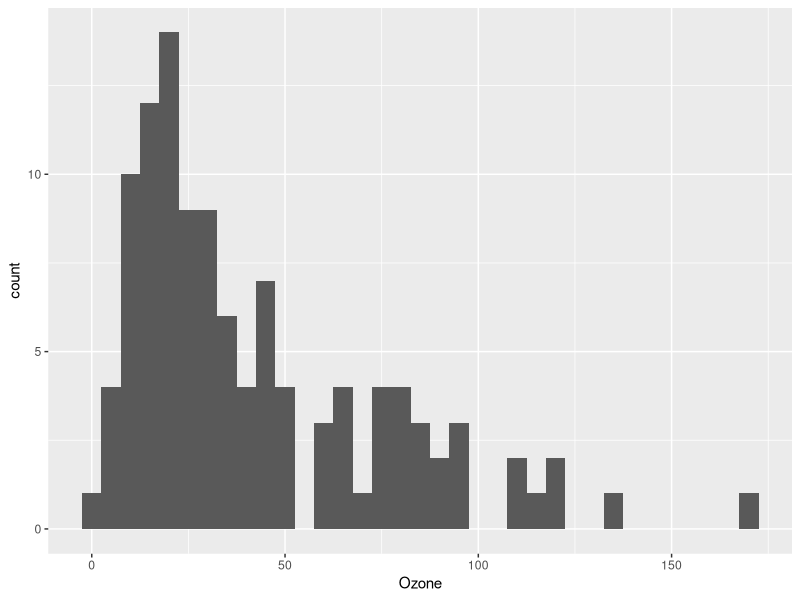
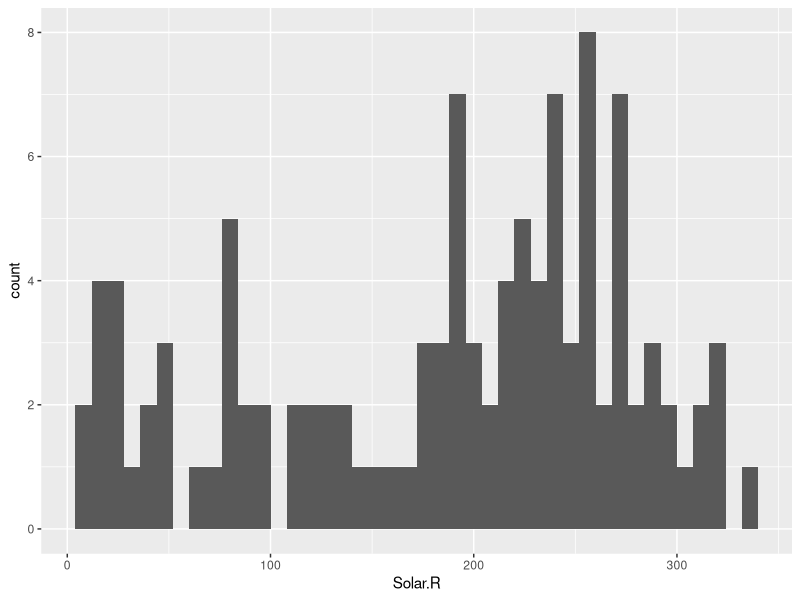
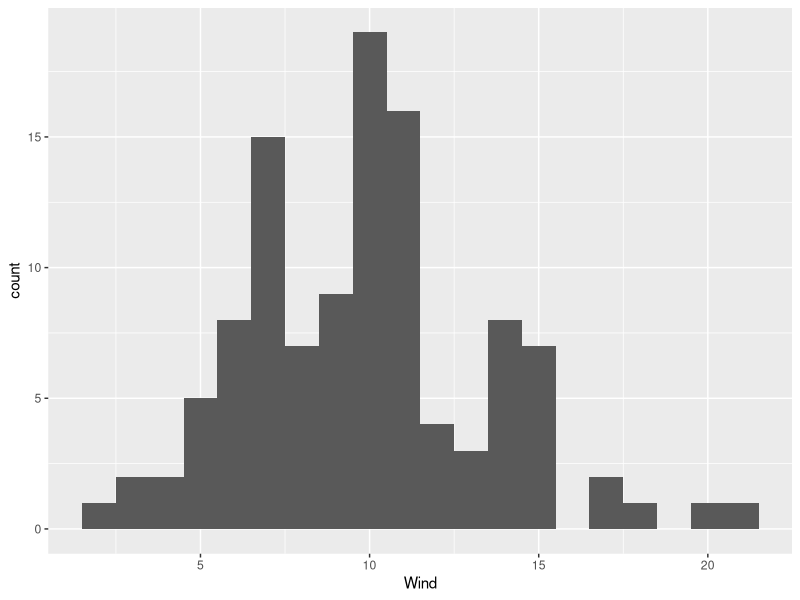
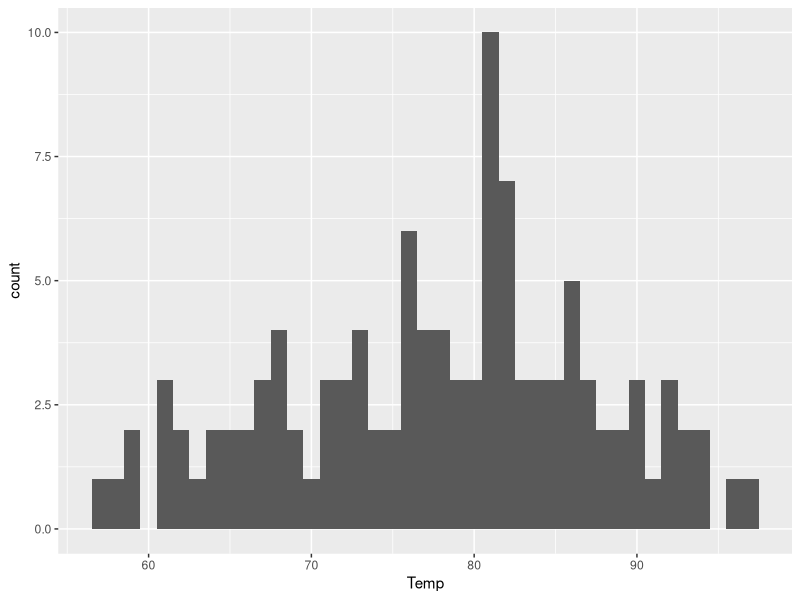
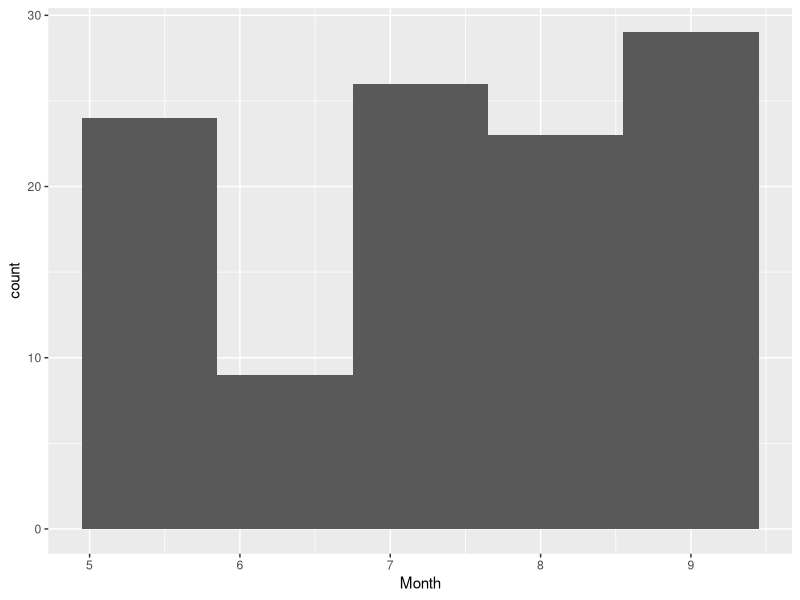
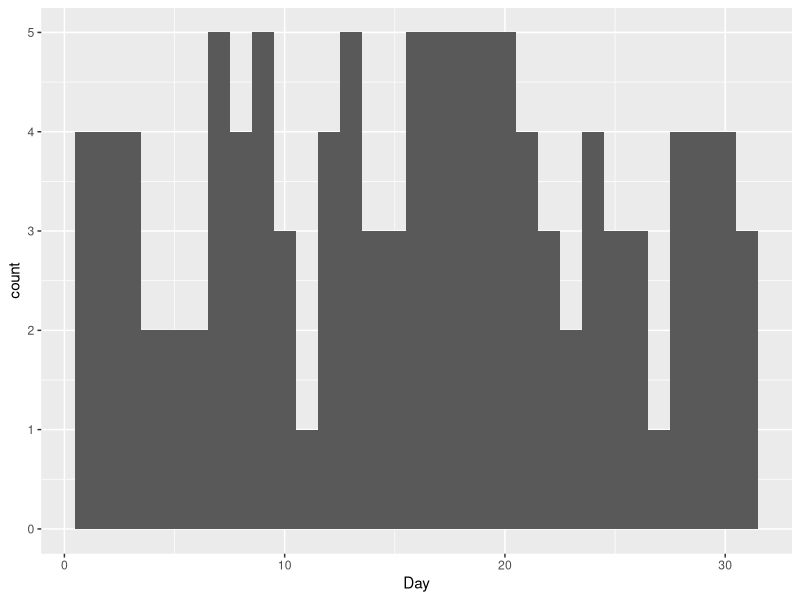
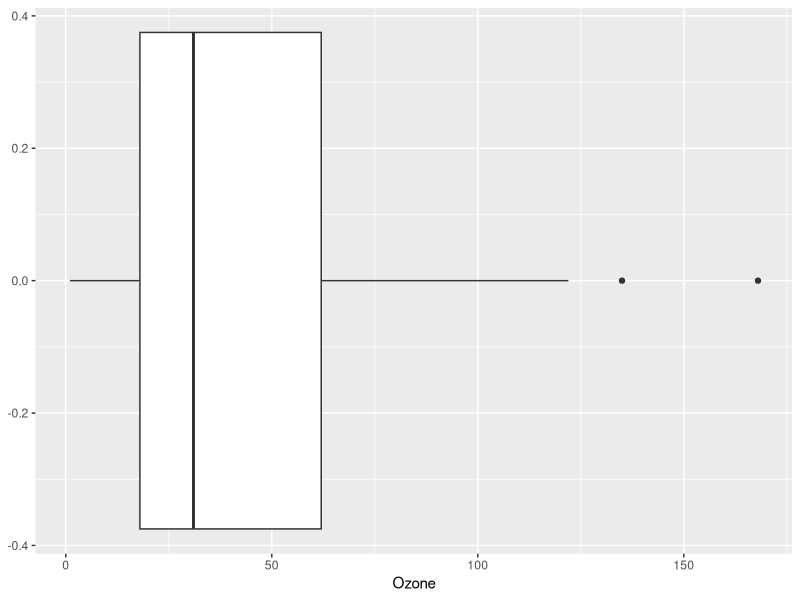
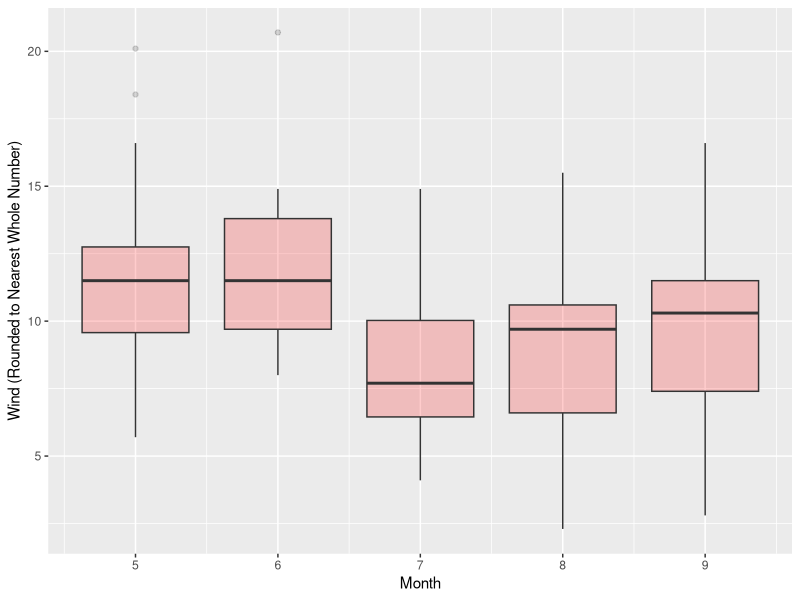

Reproduce these figures in R, in order.
## ---- chunk 1
knitr::opts_chunk$set(echo = TRUE)
## ---- chunk 2

airQual <- data.frame(airquality)

## ---- chunk 3
#remove and store the clean data seperatly incase we'll need it 
AirQualClean <- na.omit(airQual)

## ---- chunk 4
#Required to Knit to PDF 
if (!require('ggplot2') || !require('tidyr')) 
{
  install.packages('ggplot2');
  install.packages('tidyr')
  install.packages('formatR')
  library(formatR)
  library(tidyr)
  library(ggplot2);
  library(knitr)
}

ggplot(AirQualClean, aes(x=Ozone)) + geom_histogram(binwidth=5)
ggplot(AirQualClean, aes(x=Solar.R)) + geom_histogram(binwidth=8)
ggplot(AirQualClean, aes(x=Wind)) + geom_histogram(binwidth=1)
ggplot(AirQualClean, aes(x=Temp)) + geom_histogram(binwidth=1)
ggplot(AirQualClean, aes(x=Month)) + geom_histogram(binwidth=0.9)
ggplot(AirQualClean, aes(x=Day)) + geom_histogram(binwidth=1)

#BoxPlot for Ozone
ggplot(AirQualClean, aes(x=Ozone)) + geom_boxplot()

#BoxPlot for wind Values (round	the	wind	to	get	a	good	number	of	“buckets”)

#Instead of rounding the values of Wind, I've chosen to create buckets by month
roundedWindBoxPlot <- ggplot(AirQualClean, aes(x=Month, y=round(Wind,1),group=Month))
roundedWindBoxPlot <- roundedWindBoxPlot + geom_boxplot( fill="red", alpha=0.2) 
roundedWindBoxPlot <- roundedWindBoxPlot + ylab("Wind (Rounded to Nearest Whole Number)")
roundedWindBoxPlot

## ---- chunk 5

#Create dates from the Given Month and Day Values
AirQualClean$CalcDate <- as.Date(with(AirQualClean, paste(1973, Month, Day,sep="-")), "%Y-%m-%d")

#LineChart Ozone
ozoneLineChart <- ggplot(AirQualClean, aes(y=Ozone, x= CalcDate))
ozoneLineChart <- ozoneLineChart + geom_line(color="red") + xlab("Month")


#LineChart Temp
tempLineChart <- ggplot(AirQualClean, aes(y=Temp, x= CalcDate)) 
tempLineChart <- tempLineChart + geom_line(color="blue") + xlab("Month")


#LineChart Wind
windLineChart <- ggplot(AirQualClean, aes(y=Wind, x= CalcDate))
windLineChart <- windLineChart + geom_line(color="green") + xlab("Month")


#LineChart Solar.R
solar.RLineChart <- ggplot(AirQualClean, aes(y=Solar.R, x= CalcDate)) 
solar.RLineChart <- solar.RLineChart + geom_line(color="purple") + xlab("Month")

#show the Charts
ozoneLineChart
tempLineChart
windLineChart
solar.RLineChart

#Combined Line Chart

varLables <- c("Wind", "Temp", "Solar.R", "Ozone" )

combinedChart <- ggplot(AirQualClean, aes(x= CalcDate, y=Ozone, color="red"))+ geom_line()
combinedChart <- combinedChart + geom_line(aes(y=Temp,color="blue"))
combinedChart <- combinedChart + geom_line(aes(y=Wind, color="green"))
combinedChart <- combinedChart + geom_line(aes(y=Solar.R, color="purple")) 
combinedChart <- combinedChart + labs(title="Combined", size=10) + xlab("Month") + ylab(" ")  +
  scale_color_discrete(labels = paste(varLables))+
  guides(color = guide_legend(title = "Legend"))

#change to Log scale along the Y axis to make more readable across all data columns
logscalecombinedChart <- combinedChart + labs(title="Combined (Log Scale)", size=10)

logscalecombinedChart <- logscalecombinedChart +scale_y_continuous(trans='log10')

logscalecombinedChart

#For comparison same data without the Y axis in Log scale
combinedChart <- combinedChart + labs(title="Combined (Not Log Scale)", size=10)
combinedChart


## ---- chunk 6

#format the data for use within a heatmap
heatmapdata <- pivot_longer(data = AirQualClean, cols = c(1:4),names_to = "Class", values_to = "Abundance")

#Create Via ggplot2
airheatmap <- ggplot(data = heatmapdata, mapping = aes(x=CalcDate, y=Class, fill = Abundance))
airheatmap <- airheatmap + geom_tile() + ylab("") + xlab("")

#Show the heatmap
airheatmap


## ---- chunk 7
scatterData <- AirQualClean[,1:4]

scatterPlot <- ggplot(scatterData, aes(x=Wind, y=Temp)) + geom_point(aes(size=Ozone, color=Solar.R))

scatterPlot
